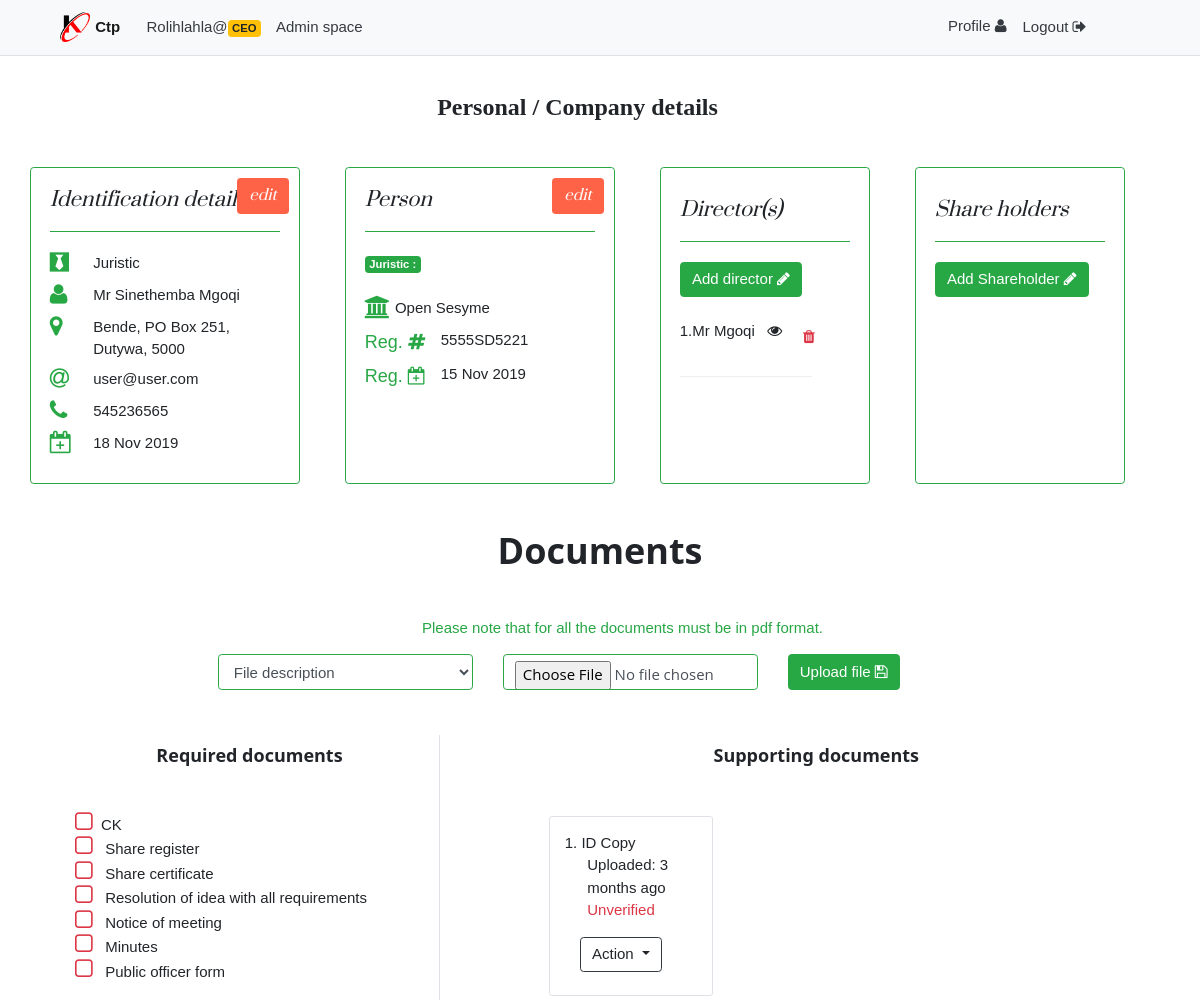
The page /view/work_on_client.php?client_id=4 (signed in) on the database its author committed.
### tables this page shows
CREATE TABLE `workers_tb` (
  `w_id` int(11) NOT NULL,
  `w_fname` varchar(100) NOT NULL,
  `w_lfname` varchar(100) NOT NULL,
  `w_email` varchar(150) NOT NULL,
  `w_type` varchar(50) NOT NULL,
  `w_password` text NOT NULL,
  `w_datecreated` timestamp NOT NULL DEFAULT current_timestamp(),
  `w_active_status` int(11) NOT NULL DEFAULT 0
);

CREATE TABLE `clients_tb` (
  `client_id` int(11) NOT NULL,
  `client_fname` varchar(100) NOT NULL,
  `client_lname` varchar(100) NOT NULL,
  `client_dateCreated` datetime NOT NULL DEFAULT current_timestamp(),
  `client_email` varchar(150) NOT NULL,
  `client_cellno` varchar(20) NOT NULL,
  `client_home_address` varchar(100) NOT NULL,
  `client_city` varchar(100) NOT NULL,
  `client_zip_code` varchar(20) NOT NULL,
  `client_person` varchar(100) NOT NULL,
  `client_initials` varchar(5) NOT NULL,
  `client_title` varchar(10) NOT NULL
);

CREATE TABLE `juristic_tb` (
  `j_id` int(11) NOT NULL,
  `fk_client_id` int(11) NOT NULL,
  `j_logo` varchar(200) DEFAULT NULL,
  `j_company_name` varchar(200) NOT NULL,
  `j_registration_number` varchar(200) NOT NULL,
  `j_registration_date` datetime NOT NULL
);

CREATE TABLE `company_member_tb` (
  `cm_id` int(11) NOT NULL,
  `fk_j_id` int(11) NOT NULL,
  `cm_title` varchar(50) NOT NULL,
  `cm_fname` varchar(100) NOT NULL,
  `cm_lname` varchar(100) NOT NULL,
  `cm_id_number` varchar(13) NOT NULL,
  `cm_date_of_appointment` datetime NOT NULL
);

CREATE TABLE `documents_tb` (
  `document_id` int(11) NOT NULL,
  `fk_client_id` int(11) NOT NULL,
  `document_name` text NOT NULL,
  `document_description` varchar(100) NOT NULL,
  `document_type` varchar(100) NOT NULL,
  `document_size` int(100) NOT NULL,
  `document_date` datetime NOT NULL,
  `document_status` int(5) NOT NULL DEFAULT 0
);

### model/User.class.php (called while the page is built, shortened)
<?php
class User
{
    private $con;
    public function __construct(){
        $conn = new Connect();
        $sql = $conn->connector();
        $this->con = $sql;
    }
    public function getUser($id)
    {
    	$stmt = $this->con->query("SELECT * FROM workers_tb WHERE w_id=$id");
    	return $stmt->fetch(PDO::FETCH_ASSOC);
    }
}

### model/Work.class.php (called while the page is built, shortened)
<?php
class Work
{
    private $con;
    public function __construct()
    {
        $conn = new Connect();
        $sql = $conn->connector();
        $this->con = $sql;
    }
    public function time_elapsed_string($datetime)
    {
        $full = false;
        $now = new DateTime;
        $ago = new DateTime($datetime);
        $diff = $now->diff($ago);
        $diff->w = floor($diff->d / 7);
        $diff->d -= $diff->w * 7;
        $string = array(
            'y' => 'year',
            'm' => 'month',
            'w' => 'week',
            'd' => 'day',
            'h' => 'hour',
            'i' => 'minute',
            's' => 'second',
        );
        foreach ($string as $k => &$v) {
            if ($diff->$k) {
                $v = $diff->$k . ' ' . $v . ($diff->$k > 1 ? 's' : '');
            } else {
                unset($string[$k]);
            }
        }
        if (!$full) $string = array_slice($string, 0, 1);
        return $string ? implode(', ', $string) . ' ago' : 'just now';
    }
    public function get_client($id)
    {
    	$stmt = $this->con->query("SELECT * FROM clients_tb WHERE client_id=$id");
    	return $stmt->fetch(PDO::FETCH_ASSOC);
    }
    public function get_juristic($id)
    {
    	$stmt = $this->con->query("SELECT * FROM juristic_tb WHERE fk_client_id=$id");
    	return $stmt->fetch(PDO::FETCH_ASSOC);
    }
    public function getCompany_members($j_id)
    {
        try
        {
            $sql = "SELECT * FROM `company_member_tb` WHERE `fk_j_id` = $j_id";
            $stmt = $this->con->query($sql);
            $result = array();
            while($row = $stmt->fetch(PDO::FETCH_ASSOC))
            {
                $result[] = $row;
            }
            return $result;
        }catch(PDOException $e)
        {
            echo "Error ".$e->getMessage();
        }
    }
    public function getDocuments($id)
    {
    	$sql = "SELECT * FROM `documents_tb` WHERE fk_client_id=$id ORDER BY document_date DESC";
    	try
    	{
    		$stmt = $this->con->query($sql);
    		$result = array();
    		while($row = $stmt->fetch(PDO::FETCH_ASSOC))
    		{
    			$result[] = $row;
    		}
    		return $result;
    	}catch(PDOException $e)
    	{
    		echo "Error: ".$e->getMessage();
    	}
    }
}

### view/company_member.php (the view, shortened to what this page needs)
<div class="card ml-5 border-success" style="width: 14rem;">
  <div class="card-body">
    <h4 class="card-title" style="font-family: 'prataregular', Serif; font-style: italic; ">Director(s) </h4><hr class="border-success">
    <p class="card-text">
             	  <div class="row ml-0">
		<div class="text-center d-flex justify-content-center">
		  <a href="" class="btn btn-success btn-rounded mb-4 " data-toggle="modal" data-target="#modalAddMember">Add director <i class="fa fa-pencil"></i></a>
		</div>
             	  	<div>
             	  		<?php
             	  			$members = $work->getCompany_members($juristic['j_id']);
             	  			$count = 0;
             	  			if(sizeof($members) > 0)
             	  			{
             	  				foreach($members as $member)
             	  				{
             	  		?>
             	  				  <div class="row ml-0">
             	  				  	  <?php print(++$count.".".$member['cm_title']);?> <?php print($member['cm_lname']);?>&nbsp; &nbsp;
              	  				  <a data-toggle="modal" data-target="#viewMember<?php print($member['cm_id']);?>" onclick="view_member(<?php print($member['cm_id']);?>);"><i class="fa fa-eye"></i></a> &nbsp;&nbsp;
               	  			  <button class="btn btn-default" onclick="delete_member(<?php echo $member['cm_id'];?>);"><i class="fa fa-trash text-danger"></i></button>
             	  				    </div>
             	  				    <hr>
             	  		<?php
             	  				}
             	  			}
             	  		?>
             	  	</div>
             	  </div>
             	 </p>
               </div>
             </div>

### view/partials/navbar_worker.php (shortened to what this page needs)
<nav class="nav navbar sticky-top navbar-expand-lg navbar-light bg-light border-bottom mb-3">
   <a class="navbar-brand ml-5" href="worker.php">
     <img src="../public/img/Logo/kunokharK.png" width="30" height="30" class="d-inline-block align-top" alt="">
      <span style="font-size: 80%; font-weight: bold;">Ctp</span>
   </a>
   <div class="collapse navbar-collapse ml-1" id="navbarSupportedContent">
    <ul class="navbar-nav mr-auto">
      <li class="nav-item">
        <a class="nav-link text-dark" ><?php print($u_details['w_fname']."@"."<span class='badge badge-warning'>".$u_details['w_type']."</span>"); ?></a>
      </li>
      <li class="nav-item">
        <?php
          if($u_details['w_type'] == "CEO")
          {
        ?>
          <a class="nav-link text-dark" href="./admin.php"> Admin space</a>
          <?php
          }
        ?>
      </li>
    </ul>
    <ul class="navbar-nav navbar-nav-right mr-5 px-5">
      <li class="nav-item">
        <a class="nav-link text-dark" href="profile.php">
            Profile <i class="fa fa-user" aria-hidden="true"></i>
        </a>
      </li>
      <li class="nav-item">
        <a class="nav-link btn btn-default text-right text-dark" href="../controller/controller.php?worker_id=<?php print($u_details['w_id']);?>">
            Logout&nbsp;<i class="fa fa-sign-out"></i>
        </a>
      </li>
    </ul>
   </div>
</nav>

### view/identfication_details.php (shortened to what this page needs)
<div class="card border border-success" style="width: 18rem;">
	<div class="card-body">
		<h4 class="card-title m-0" style="font-family: 'prataregular', Serif; font-style: italic; ">Identification details
		<button class="btn edit_btn" onclick="update_identification(<?php echo $_GET['client_id'];?>);">edit</button>
		</h4><hr class="border-success">
		<div class="card-text" id="view_ident">
			<?php
				$client_identification = $work->get_client($_GET['client_id']);
			?>
			<div class="row mb-2">
				<div class="col-sm-2">
						<i class="fa fa-black-tie fa-2x text-success" style="font-size: 150%;"></i>
				</div>
				<div class="col-sm-10">
							<?php print($client_identification['client_person']);?>
				</div>
			</div>
			<div class="row mb-2">
				<div class="col-sm-2">
						<i class="fa fa-user text-success" style="font-size: 150%;"></i>
				</div>
				<div class="col-sm-10">
						<?php print($client_identification['client_title']);?> <?php print($client_identification['client_fname']);?> <?php print($client_identification['client_lname']);?>
				</div>
			</div>
			<div class="row mb-2">
				<div class="col-sm-2">
						<i class="fa fa-map-marker text-success" style="font-size: 150%;"></i>
				</div>
				<div class="col-sm-10">
						<?php print($client_identification['client_home_address']);?>, <?php print($client_identification['client_city']);?>, <?php print($client_identification['client_zip_code']);?>
				</div>
			</div>
			<div class="row mb-2">
				<div class="col-sm-2">
						<i class="fa fa-at text-success" style="font-size: 150%;"></i>
				</div>
				<div class="col-sm-10">
						<?php print($client_identification['client_email']);?>
				</div>
			</div>
			<div class="row mb-2">
				<div class="col-sm-2">
						<i class="fa fa-phone text-success" style="font-size: 150%;"></i>
				</div>
				<div class="col-sm-10">
						<?php print($client_identification['client_cellno']);?>
				</div>
			</div>
			<div class="row mb-2">
				<div class="col-sm-2">
						<i class="fa fa-calendar-plus-o text-success" style="font-size: 150%;"></i>
				</div>
				<div class="col-sm-10">
						<?php print(date("d M Y",strtotime($client_identification['client_dateCreated'])));?>
				</div>
			</div>
		</div>
	</div>
</div>

### view/juristic.php (shortened to what this page needs)
<div class="card ml-5 border border-success" style="width: 18rem;">
  <div class="card-body">
    <h4 class="card-title m-0" style="font-family: 'prataregular', Serif; font-style: italic; ">Person <button class="btn edit_btn" id="edit_juristic" style="margin-left: 50%;">edit</button></h4><hr class="border-success">
    <div class="card-text" id="juristic_view">
 	  <div class="row ml-0 badge badge-success">
 	  	<?php print($client_identification['client_person']." :");?>
 	  </div>
	 	  <div class="row ml-0 mt-4">
	 	  	<div>
          <div class="row mb-2">
    				<div class="col-sm-2">
    						<i class="fa fa-institution text-success" style="font-size: 150%;"></i>
    				</div>
    				<div class="col-sm-10">
    						<?php print(" ".$juristic['j_company_name']);?>
    				</div>
    			</div>
        </div>
	 	  	<div>
            <div class="row mb-2 ml-0">
                <span class="text-success" style="font-size: 120%;">Reg. <i class="fa fa-hashtag" ></i></span>
      					<span class="ml-3"><?php print(" ".$juristic['j_registration_number']);?></span>
      			</div>
        </div>
        <div>
            <div class="row mb-2 ml-0">
                <span class="text-success" style="font-size: 120%;">Reg. <i class="fa fa-calendar-plus-o" ></i></span>
      					<span class="ml-3"><?php print(date("d M Y",strtotime($juristic['j_registration_date'])));?></span>
      			</div>
        </div>
 	  </div>
 	 </div>
   </div>
 </div>

### view/documents.php (shortened to what this page needs)
<div class="container-fluid mt-5">
	<h1 class="font-weight-bold mb-5 text-center">Documents</h1>
		<div class="ml-5">
			<p class="font-weight-italic text-success text-center">
				Please note that for all the documents must be in pdf format.
			</p>
		</div>
		<form id="upload_document" method="POST" class="mb-5" action="../controller/controller.php" enctype="multipart/form-data">
	       <div class="row ml-5 d-flex justify-content-center">
		        <div class="md-form col-sm-3 ">
		          <select class="form-control border-success" name="document_description">
			          	<option value="">File description</option>
		          </select>
		        </div>
		        <div class="md-form col-sm-3">
		          <input type="file" name="file" class="form-control border-success">
		        </div>
		        <div class="md-form col-sm-3 float-right">
		        	<button class="btn btn-success" name="add_document">Upload file <i class="fa fa-save" aria-hidden="true"></i></button>
		        </div>
	       </div>
		</form>
	<div class="row ml-5">
		<?php
		$docs = $work->getDocuments($_GET['client_id']);
		$count = 0;
  		if($client_identification['client_person'] == "Juristic")
  		{
      	?>
			<div class="col-sm-4 border-right">
				<h5 class="font-weight-bold text-center">Required documents</h5>
				<div class="mt-5 ">
					<div>
					<?php
					$d1 = array();
					if(count($d1) == 1)
					{
						print("<i class='fa fa-check-square-o text-success' style='font-size: 150%;'></i>");
					}else
					{
						print("  <i class='fa fa-square-o text-danger' style='font-size: 150%;'></i>");
					}
					?>
					 &nbsp;CK
					</div>
					<div>
						<?php
						$d2 = array();
						if(count($d2) == 1)
						{
							print("<i class='fa fa-check-square-o text-success' style='font-size: 150%;'></i>");
						}else
						{
							print("  <i class='fa fa-square-o text-danger' style='font-size: 150%;'></i>");
						}
						?>
						&nbsp; Share register
					</div>
					<div>
						<?php
						$d3 = array();
						if(count($d3) == 1)
						{
							print("<i class='fa fa-check-square-o text-success' style='font-size: 150%;'></i>");
						}else
						{
							print("  <i class='fa fa-square-o text-danger' style='font-size: 150%;'></i>");
						}
						?>
						&nbsp; Share certificate
					</div>
					<div>
						<?php
						$d4 = array();
						if(count($d4) == 1)
						{
							print("<i class='fa fa-check-square-o text-success' style='font-size: 150%;'></i>");
						}else
						{
							print("  <i class='fa fa-square-o text-danger' style='font-size: 150%;'></i>");
						}
						?>
						&nbsp; Resolution of idea with all requirements
					</div>
					<div>
						<?php
						$d5 = array();
						if(count($d5) == 1)
						{
							print("<i class='fa fa-check-square-o text-success' style='font-size: 150%;'></i>");
						}else
						{
							print("  <i class='fa fa-square-o text-danger' style='font-size: 150%;'></i>");
						}
						?>
						&nbsp; Notice of meeting
					</div>
					<div>
						<?php
						$d6 = array();
						if(count($d6) == 1)
						{
							print("<i class='fa fa-check-square-o text-success' style='font-size: 150%;'></i>");
						}else
						{
							print("  <i class='fa fa-square-o text-danger' style='font-size: 150%;'></i>");
						}
						?>
						&nbsp; Minutes
					</div>
					<div>
						<?php
						$d7 = array();
						if(count($d7) == 1)
						{
							print("<i class='fa fa-check-square-o text-success' style='font-size: 150%;'></i>");
						}else
						{
							print("  <i class='fa fa-square-o text-danger' style='font-size: 150%;'></i>");
						}
						?>
						&nbsp; Public officer form
					</div>
				</div>
			</div>
		<?php
			}
		?>
		<div class="col-sm-8">
			<h5 class="font-weight-bold mr-2 text-center">Supporting documents</h5>
			<div class="mt-5 ml-5">
				<div class="row ml-5">
				<?php
				if(count($docs) > 0)
				{
					foreach($docs as $doc)
					{
					?>
						<div class=" col-3 border rounded-sm m-1">
							<?php
							if($doc['document_description'] != "idea_certificate" && $doc['document_description'] != "Logo")
							{
								print("<div class='mt-3'>".++$count.". ".$doc['document_description']."</div>");
								print("<div class='ml-4'>Uploaded:   ".$work->time_elapsed_string($doc['document_date'])."</div>");
								if($doc['document_status'] == 0)
								{
									print("<div class='text-danger ml-4'>Unverified</div>");
								}else if($doc['document_status'] == 1)
										{
											print("<div class='text-success ml-4'>Verified</div>");
										}
							?>
							<div class="mt-3 ml-3">
								<a class="btn btn-outline-dark dropdown-toggle" role="button" id="dropdownMenuLink" data-toggle="dropdown" aria-haspopup="true" aria-expanded="false">
								Action
								</a>
								<br><br>
							</div>
							<?php
							}
							?>
						</div>
					<?php
					}
				}else
				{
					print("<h1 class='p-5 text-muted'>You have not uploaded any document</h1>");
				}
				?>
				</div>
			</div>
		</div>
	</div>
</div>

### rows shown on the page
workers_tb: w_fname "Rolihlahla", w_type "CEO"
clients_tb: client_person "Juristic", client_title "Mr", client_fname "Sinethemba", client_lname "Mgoqi", client_home_address "Bende, PO Box 251", client_city "Dutywa", client_zip_code "5000", client_email "user@user.com", client_cellno "545236565", client_dateCreated "18 Nov 2019"
juristic_tb: j_company_name "Open Sesyme", j_registration_number "5555SD5221", j_registration_date "15 Nov 2019"
company_member_tb: cm_title "Mr", cm_lname "Mgoqi"
documents_tb: document_description "ID Copy", document_date "3 months ago", document_status "Unverified"
